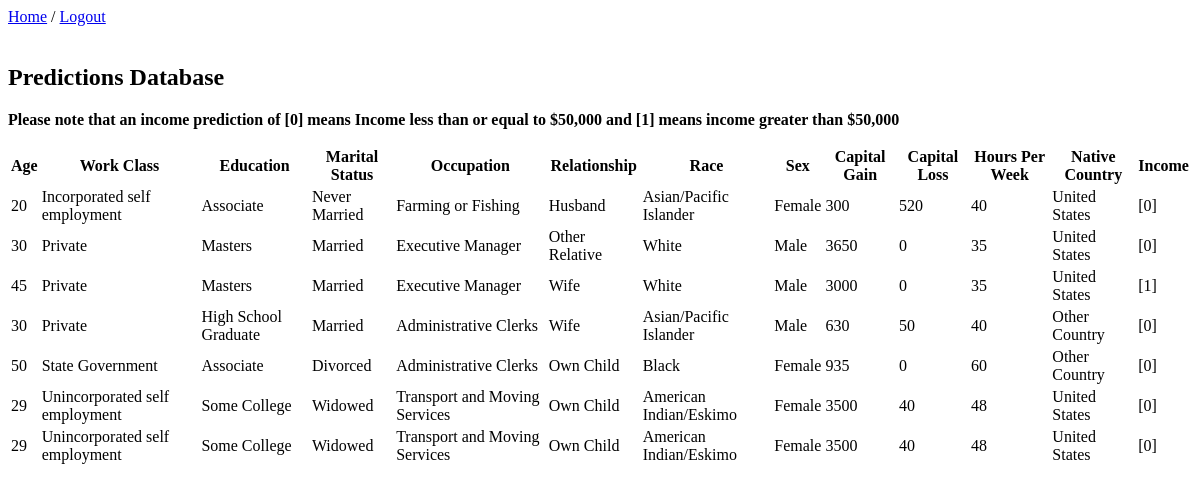
The page /predictlist/ (signed in) on the database as committed earlier.
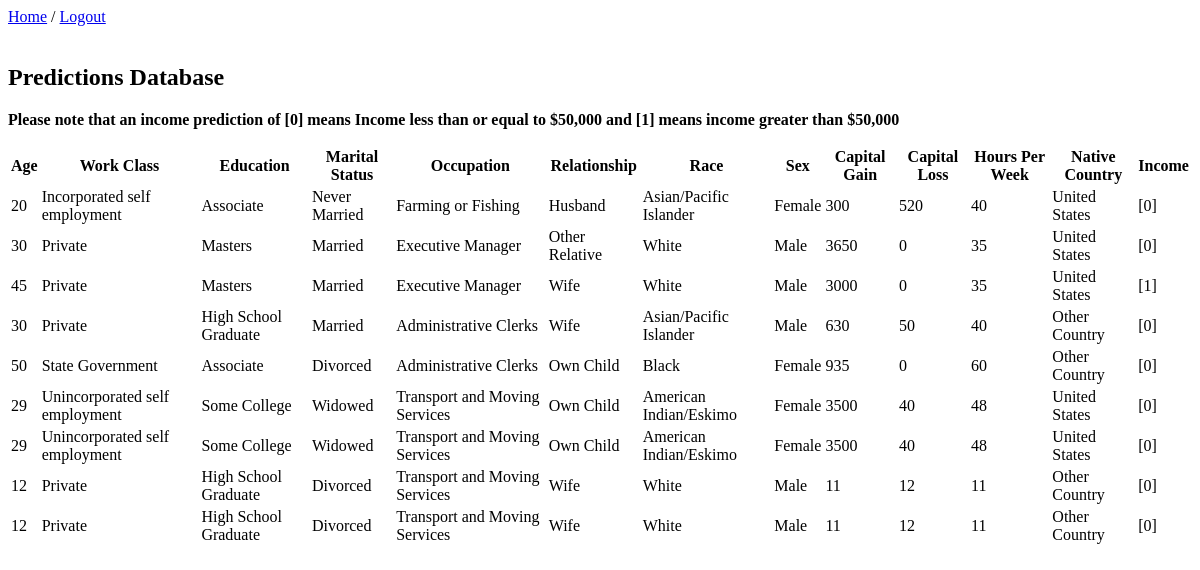
The same page on the database as committed later.
### myauthapp/models.py (models this page shows, shortened)
class PredictIncome(models.Model):
    age = models.IntegerField()
    PRIVATE = 'Private'
    SELFNOTINC = 'Unincorporated self employment'
    SELFINC = 'Incorporated self employment'
    FEDGOV = 'Federal Government'
    LOCGOV = 'Local Government'
    STATEGOV = 'State Government'
    WITHOUTPAY = 'Without Pay'
    NEVER = 'Never Worked'
    WORKCLASS_CHOICES = [
        (PRIVATE, 'Private'),
        (SELFNOTINC, 'Unincorporated self employment'),
        (SELFINC, 'Incorporated self employment'),
        (FEDGOV, 'Federal Government'),
        (LOCGOV, 'Local Government'),
        (STATEGOV, 'State Government'),
        (WITHOUTPAY, 'Without Pay'),
        (NEVER, 'Never Worked'),
    ]
    work_class = models.CharField(
        max_length=50,
        choices=WORKCLASS_CHOICES,
    )
    PRETOTWELVE = 'PreSchool to 12th Grade'
    HSGRAD = 'High School Graduate'
    SOMECOL = 'Some College'
    ASSOCIATE = 'Associate'
    BACHELOR = 'Bachelors'
    MASTERS = 'Masters'
    PROFSCH = 'Professional School'
    DOCTORATE = 'Doctorate'
    EDUCATION_CHOICES = [
        (PRETOTWELVE, 'PreSchool to 12th Grade'),
        (HSGRAD, 'High School Graduate'),
        (SOMECOL, 'Some College'),
        (ASSOCIATE, 'Associate'),
        (BACHELOR, 'Bachelors'),
        (MASTERS, 'Masters'),
        (PROFSCH, 'Professional School'),
        (DOCTORATE, 'Doctorate'),
    ]
    education = models.CharField(
        max_length=50,
        choices=EDUCATION_CHOICES,
    )
    MARRIED = 'Married'
    DIVORCED = 'Divorced'
    NEVMARRIED = 'Never Married'
    SEPARATED = 'Separated'
    WIDOWED = 'Widowed'
    MARRIAGE_CHOICES = [
        (MARRIED, 'Married'),
        (DIVORCED, 'Divorced'),
        (NEVMARRIED, 'Never Married'),
        (SEPARATED, 'Separated'),
        (WIDOWED, 'Widowed'),
    ]
    marital_status = models.CharField(
        max_length=50,
        choices=MARRIAGE_CHOICES,
    )
    TECH = 'Technical Support'
    CRAFT = 'Craft Repair'
    SALES = 'Sales'
    EXEC = 'Executive Manager'
    PROF = 'Professional Specialty'
    HANDCLEAN = 'Handlers or Cleaners'
    MACHINE = 'Machine Operator Inspector'
    ADMIN = 'Administrative Clerks'
    FARMFISH = 'Farming or Fishing'
    TRANSPORT = 'Transport and Moving Services'
    PRIVHSE = 'Private House Services'
    PROTECTIVE = 'Protective Services'
    ARMEDFORCE = 'Armed Forces'
    OTHER = 'Other Services'
    OCCUPATION_CHOICES = [
        (TECH, 'Technical Support'),
        (CRAFT, 'Craft Repair'),
        (SALES, 'Sales'),
        (EXEC, 'Executive Manager'),
        (PROF, 'Professional Specialty'),
        (HANDCLEAN, 'Handlers or Cleaners'),
        (MACHINE, 'Machine Operator Inspector'),
        (ADMIN, 'Administrative Clerks'),
        (FARMFISH, 'Farming or Fishing'),
        (TRANSPORT, 'Transport and Moving Services'),
        (PRIVHSE, 'Private House Services'),
        (PROTECTIVE, 'Protective Services'),
        (ARMEDFORCE, 'Armed Forces'),
        (OTHER, 'Other Services'),
    ]
    occupation = models.CharField(
        max_length=50,
        choices=OCCUPATION_CHOICES,
    )
    WIFE = 'Wife'
    OWNCHILD = 'Own Child'
    HUSBAND = 'Husband'
    OTHEREL = 'Other Relative'
    UNMARRIED = 'Unmarried'
    NOTINFAM = 'Not In Family'
    RELATIONSHIP_CHOICES = [
        (WIFE, 'Wife'),
        (OWNCHILD, 'Own Child'),
        (HUSBAND, 'Husband'),
        (OTHEREL, 'Other Relative'),
        (UNMARRIED, 'Unmarried'),
        (NOTINFAM, 'Not In Family'),
    ]
    relationship = models.CharField(
        max_length=20,
        choices=RELATIONSHIP_CHOICES,
    )
    WHITE = 'White'
    ASIAN = 'Asian/Pacific Islander'
    INDIAN = 'American Indian/Eskimo'
    BLACK = 'Black'
    OTHERRACE = 'Other'
    RACE_CHOICES = [
        (WHITE, 'White'),
        (ASIAN, 'Asian/Pacific Islander'),
        (INDIAN, 'American Indian/Eskimo'),
        (BLACK, 'Black'),
        (OTHERRACE, 'Other'),
    ]
    race = models.CharField(
        max_length=30,
        choices=RACE_CHOICES,
    )
    MALE = 'Male'
    FEMALE = 'Female'
    SEX_CHOICES = [
        (MALE, 'Male'),
        (FEMALE, 'Female'),
    ]
    sex = models.CharField(
        max_length=10,
        choices=SEX_CHOICES,
    )
    capital_gain = models.IntegerField()
    capital_loss = models.IntegerField()
    hours_per_week = models.IntegerField()
    USA = 'United States'
    OTHERCOUNTRY = 'Other Country'
    COUNTRY_CHOICES = [
        (USA, 'United States'),
        (OTHERCOUNTRY, 'Other Country'),
    ]
    native_country = models.CharField(
        max_length=30,
        choices=COUNTRY_CHOICES,
    )
    predicts = models.CharField(
        max_length=50
    )

### myauthapp/views.py (the view)
# urls.py: path("predictlist/", views.PredictList.as_view(), name="predict_list"),
class PredictList(LoginRequiredMixin, ListView):
   model = PredictIncome
   template_name = 'predict_list.html'

### myauthapp/templates/predict_list.html (shortened to what this page needs)
{% load static %}
<!DOCTYPE html>
<html lang="en" dir="ltr">
  <head>
  </head>
  <body>
    <a href="{% url 'home' %}">Home</a> /
    <a href="{% url 'logout' %}">Logout</a> <br> <br>
    <h2>Predictions Database</h2>
    <b><p>Please note that an income prediction of [0] means Income less than or equal to $50,000 and [1] means income greater than $50,000</p></b>
    <table class="predict-table">
        <thead>
            <tr>
                <th>Age</th>
                <th>Work Class</th>
                <th>Education</th>
                <th>Marital Status</th>
                <th>Occupation</th>
                <th>Relationship</th>
                <th>Race</th>
                <th>Sex</th>
                <th>Capital Gain</th>
                <th>Capital Loss</th>
                <th>Hours Per Week</th>
                <th>Native Country</th>
                <th>Income</th>
            </tr>
        </thead>
        <tbody>
          {% for predict in object_list %}
            <tr>
              <td>{{ predict.age }}</td>
              <td>{{ predict.work_class }}</td>
              <td>{{ predict.education }}</td>
              <td>{{ predict.marital_status }}</td>
              <td>{{ predict.occupation }}</td>
              <td>{{ predict.relationship }}</td>
              <td>{{ predict.race }}</td>
              <td>{{ predict.sex }}</td>
              <td>{{ predict.capital_gain }}</td>
              <td>{{ predict.capital_loss }}</td>
              <td>{{ predict.hours_per_week }}</td>
              <td>{{ predict.native_country }}</td>
              <td>{{ predict.predicts }}</td>
            </tr>
          {% endfor %}
        </tbody>
    </table>
  </body>
</html>

Rows that differ between the two databases and show on the page:
added PredictIncome: age "12", work_class "Private", education "High School Graduate", marital_status "Divorced", occupation "Transport and Moving Services", relationship "Wife", race "White", sex "Male", capital_gain "11", capital_loss "12", hours_per_week "11", native_country "Other Country", predicts "[0]"
added PredictIncome: age "12", work_class "Private", education "High School Graduate", marital_status "Divorced", occupation "Transport and Moving Services", relationship "Wife", race "White", sex "Male", capital_gain "11", capital_loss "12", hours_per_week "11", native_country "Other Country", predicts "[0]"
